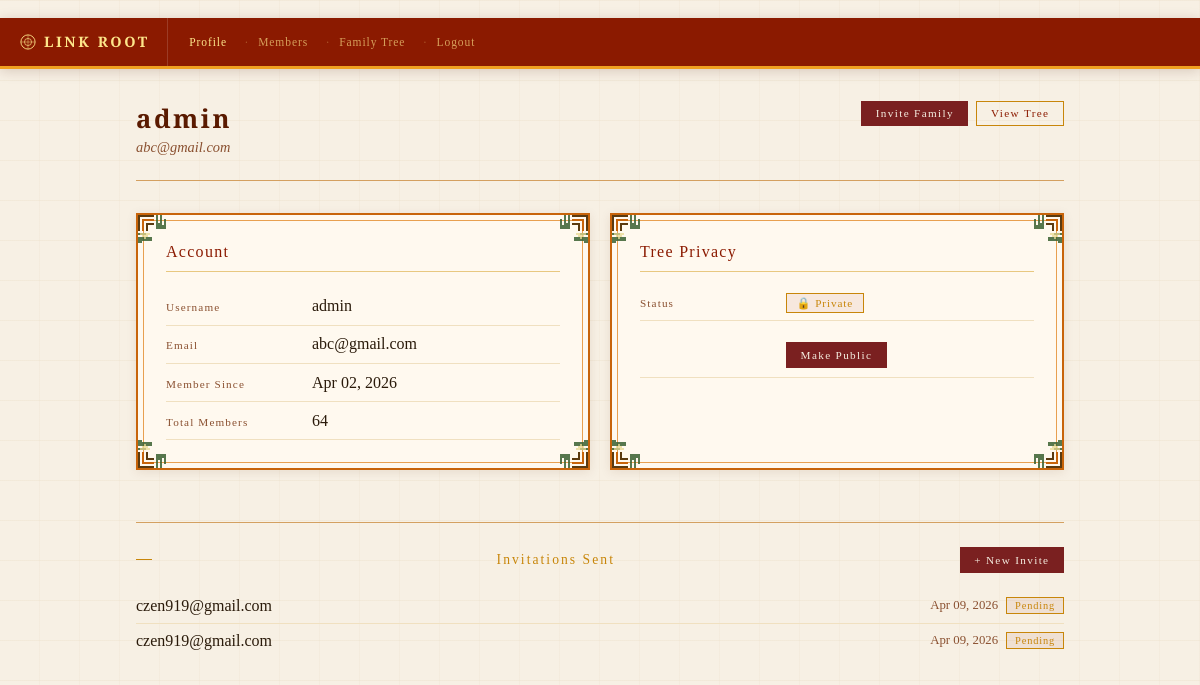
/accounts/profile/ (signed in), run on an earlier commit of the app's database.
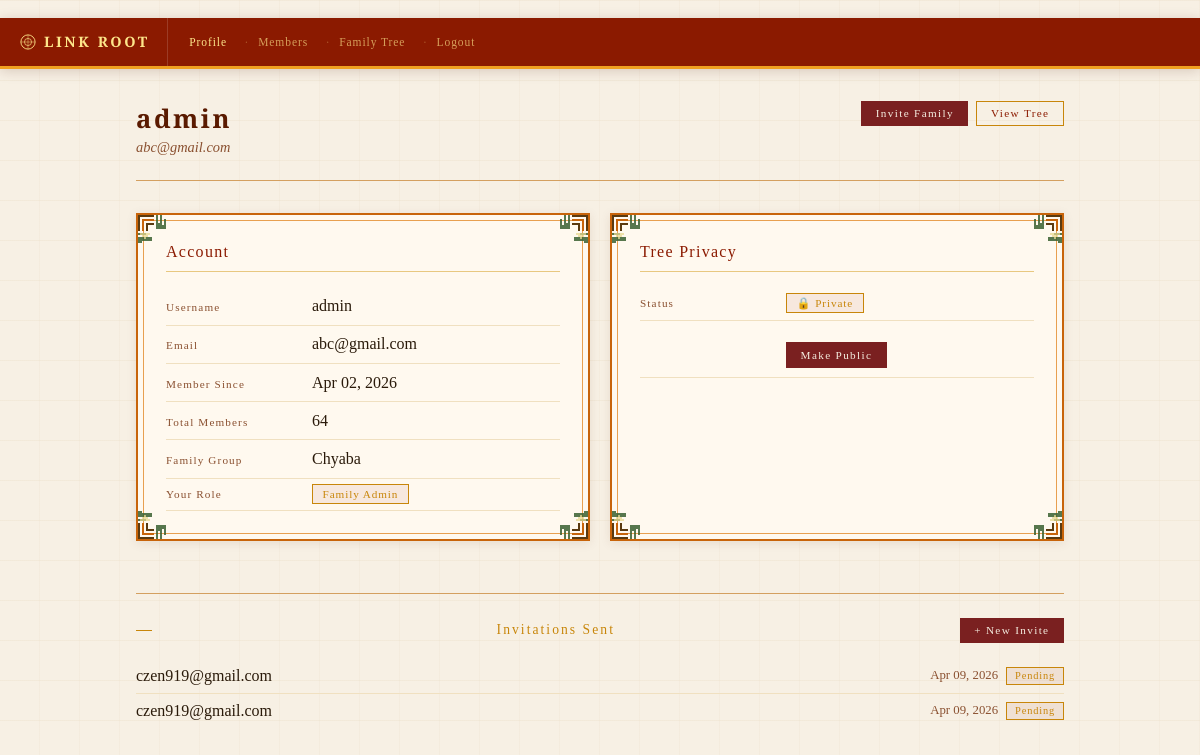
And on a later commit of the database.
### accounts/models.py (models this page shows, shortened)
class FamilyGroup(models.Model):
    name       = models.CharField(max_length=200)
    created_by = models.ForeignKey(User, on_delete=models.SET_NULL, null=True, related_name='created_groups')
    created_at = models.DateTimeField(auto_now_add=True)
    is_public  = models.BooleanField(default=False)

class FamilyMembership(models.Model):
    ROLE_CHOICES = [
        ('admin',  'Family Admin'),
        ('viewer', 'Viewer'),
    ]
    user         = models.ForeignKey(User, on_delete=models.CASCADE, related_name='memberships')
    family_group = models.ForeignKey(FamilyGroup, on_delete=models.CASCADE, related_name='memberships')
    role         = models.CharField(max_length=10, choices=ROLE_CHOICES, default='viewer')
    class Meta:
        unique_together = ('user', 'family_group')

### accounts/views.py (the view)
# urls.py: path('profile/', views.profile, name='profile'),
@login_required
def profile(request):
    prof, _ = UserProfile.objects.get_or_create(user=request.user)
    invites = Invite.objects.filter(invited_by=request.user).order_by('-created_at')
    user_group = _get_user_group(request.user)
    total_members = FamilyMember.objects.filter(
        family_group=user_group
    ).count() if user_group else FamilyMember.objects.count()
    return render(request, 'accounts/profile.html', {
        'profile': prof,
        'invites': invites,
        'total_members': total_members,
        'user_group': user_group,
    })

### accounts/views.py (called while the page is built)
def _get_user_group(user):
    prof = UserProfile.objects.filter(user=user).first()
    return prof.family_group if prof else None

### accounts/templates/accounts/profile.html (shortened to what the changed rows need)
﻿{% extends 'accounts/base.html' %}
{% block content %}
<div class="main">
  <div class="grid-2">
    <div class="card-rug">
      {% if user_group %}
      <div class="detail-row">
        <span class="detail-label">Family Group</span>
        <span class="detail-value">{{ user_group.name }}</span>
      </div>
      <div class="detail-row">
        <span class="detail-label">Your Role</span>
        <span class="detail-value">
          {% with membership=request.user.memberships.first %}
            {% if membership %}
              <span style="font-family:'Cinzel',serif; font-size:0.7rem; letter-spacing:0.08em; padding:0.2rem 0.6rem;
                {% if membership.role == 'admin' %}background:rgba(139,26,0,0.07); border:1px solid var(--gold-dim); color:var(--gold-dim);
                {% else %}background:var(--surface2); border:1px solid var(--border); color:var(--text-dim);{% endif %}">
                {{ membership.get_role_display }}
              </span>
            {% endif %}
          {% endwith %}
        </span>
      </div>
      {% endif %}
    </div>
  </div>
</div>
{% endblock %}

What changed in the data, as far as the page shows it:
added FamilyGroup: name "Chyaba"
added FamilyMembership: role "Family Admin"
Also different on the page:
text now shown: "Family Group Your Role"
